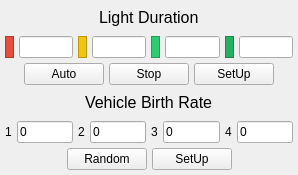
<?xml version="1.0" encoding="UTF-8"?>
<ui version="4.0">
 <class>SimulationControl</class>
 <widget class="QWidget" name="SimulationControl">
  <property name="geometry">
   <rect>
    <x>0</x>
    <y>0</y>
    <width>298</width>
    <height>175</height>
   </rect>
  </property>
  <property name="minimumSize">
   <size>
    <width>200</width>
    <height>100</height>
   </size>
  </property>
  <property name="maximumSize">
   <size>
    <width>298</width>
    <height>175</height>
   </size>
  </property>
  <property name="windowTitle">
   <string>Form</string>
  </property>
  <property name="styleSheet">
   <string notr="true"/>
  </property>
  <layout class="QVBoxLayout" name="verticalLayout">
   <property name="spacing">
    <number>5</number>
   </property>
   <property name="leftMargin">
    <number>5</number>
   </property>
   <property name="topMargin">
    <number>5</number>
   </property>
   <property name="rightMargin">
    <number>5</number>
   </property>
   <property name="bottomMargin">
    <number>5</number>
   </property>
   <item>
    <layout class="QHBoxLayout" name="horizontalLayout_3">
     <item>
      <spacer name="horizontalSpacer">
       <property name="orientation">
        <enum>Qt::Horizontal</enum>
       </property>
       <property name="sizeHint" stdset="0">
        <size>
         <width>40</width>
         <height>20</height>
        </size>
       </property>
      </spacer>
     </item>
     <item>
      <widget class="QLabel" name="m_light_duration_label">
       <property name="frameShape">
        <enum>QFrame::NoFrame</enum>
       </property>
       <property name="text">
        <string>&lt;html&gt;&lt;head/&gt;&lt;body&gt;&lt;p&gt;&lt;span style=&quot; font-size:12pt;&quot;&gt;Light Duration&lt;/span&gt;&lt;/p&gt;&lt;/body&gt;&lt;/html&gt;</string>
       </property>
      </widget>
     </item>
     <item>
      <spacer name="horizontalSpacer_2">
       <property name="orientation">
        <enum>Qt::Horizontal</enum>
       </property>
       <property name="sizeHint" stdset="0">
        <size>
         <width>40</width>
         <height>20</height>
        </size>
       </property>
      </spacer>
     </item>
    </layout>
   </item>
   <item>
    <layout class="QHBoxLayout" name="horizontalLayout">
     <item>
      <widget class="QLabel" name="m_red_label">
       <property name="autoFillBackground">
        <bool>false</bool>
       </property>
       <property name="styleSheet">
        <string notr="true">background-color: rgb(231, 76, 60);</string>
       </property>
       <property name="frameShape">
        <enum>QFrame::StyledPanel</enum>
       </property>
       <property name="frameShadow">
        <enum>QFrame::Plain</enum>
       </property>
       <property name="text">
        <string/>
       </property>
      </widget>
     </item>
     <item>
      <widget class="QLineEdit" name="m_red"/>
     </item>
     <item>
      <widget class="QLabel" name="m_yellow_label">
       <property name="autoFillBackground">
        <bool>false</bool>
       </property>
       <property name="styleSheet">
        <string notr="true">background-color: rgb(241, 196, 15);</string>
       </property>
       <property name="frameShape">
        <enum>QFrame::StyledPanel</enum>
       </property>
       <property name="text">
        <string/>
       </property>
       <property name="scaledContents">
        <bool>false</bool>
       </property>
      </widget>
     </item>
     <item>
      <widget class="QLineEdit" name="m_yellow"/>
     </item>
     <item>
      <widget class="QLabel" name="m_green_label">
       <property name="styleSheet">
        <string notr="true">background-color: rgb(46, 204, 113);</string>
       </property>
       <property name="frameShape">
        <enum>QFrame::StyledPanel</enum>
       </property>
       <property name="text">
        <string/>
       </property>
      </widget>
     </item>
     <item>
      <widget class="QLineEdit" name="m_green"/>
     </item>
     <item>
      <widget class="QLabel" name="m_green_label_2">
       <property name="styleSheet">
        <string notr="true">background-color: rgb(39, 174, 96);</string>
       </property>
       <property name="frameShape">
        <enum>QFrame::StyledPanel</enum>
       </property>
       <property name="text">
        <string/>
       </property>
      </widget>
     </item>
     <item>
      <widget class="QLineEdit" name="m_green_2"/>
     </item>
    </layout>
   </item>
   <item>
    <layout class="QHBoxLayout" name="horizontalLayout_4">
     <item>
      <spacer name="horizontalSpacer_3">
       <property name="orientation">
        <enum>Qt::Horizontal</enum>
       </property>
       <property name="sizeHint" stdset="0">
        <size>
         <width>40</width>
         <height>20</height>
        </size>
       </property>
      </spacer>
     </item>
     <item>
      <widget class="QPushButton" name="m_auto_traffic">
       <property name="text">
        <string>Auto</string>
       </property>
      </widget>
     </item>
     <item>
      <widget class="QPushButton" name="m_stop">
       <property name="text">
        <string>Stop</string>
       </property>
      </widget>
     </item>
     <item>
      <widget class="QPushButton" name="m_setup_button">
       <property name="text">
        <string>SetUp</string>
       </property>
      </widget>
     </item>
     <item>
      <spacer name="horizontalSpacer_4">
       <property name="orientation">
        <enum>Qt::Horizontal</enum>
       </property>
       <property name="sizeHint" stdset="0">
        <size>
         <width>40</width>
         <height>20</height>
        </size>
       </property>
      </spacer>
     </item>
    </layout>
   </item>
   <item>
    <layout class="QHBoxLayout" name="horizontalLayout_5">
     <item>
      <spacer name="horizontalSpacer_5">
       <property name="orientation">
        <enum>Qt::Horizontal</enum>
       </property>
       <property name="sizeHint" stdset="0">
        <size>
         <width>40</width>
         <height>20</height>
        </size>
       </property>
      </spacer>
     </item>
     <item>
      <widget class="QLabel" name="m_birth_rate_clabel">
       <property name="frameShape">
        <enum>QFrame::NoFrame</enum>
       </property>
       <property name="text">
        <string>&lt;html&gt;&lt;head/&gt;&lt;body&gt;&lt;p&gt;&lt;span style=&quot; font-size:12pt;&quot;&gt;Vehicle Birth Rate&lt;/span&gt;&lt;/p&gt;&lt;/body&gt;&lt;/html&gt;</string>
       </property>
      </widget>
     </item>
     <item>
      <spacer name="horizontalSpacer_6">
       <property name="orientation">
        <enum>Qt::Horizontal</enum>
       </property>
       <property name="sizeHint" stdset="0">
        <size>
         <width>40</width>
         <height>20</height>
        </size>
       </property>
      </spacer>
     </item>
    </layout>
   </item>
   <item>
    <layout class="QHBoxLayout" name="horizontalLayout_2">
     <item>
      <widget class="QLabel" name="m_1_label">
       <property name="text">
        <string>1</string>
       </property>
      </widget>
     </item>
     <item>
      <widget class="QLineEdit" name="m_road_1">
       <property name="inputMask">
        <string/>
       </property>
       <property name="text">
        <string>0</string>
       </property>
      </widget>
     </item>
     <item>
      <widget class="QLabel" name="m_2_label">
       <property name="text">
        <string>2</string>
       </property>
      </widget>
     </item>
     <item>
      <widget class="QLineEdit" name="m_road_2">
       <property name="text">
        <string>0</string>
       </property>
      </widget>
     </item>
     <item>
      <widget class="QLabel" name="m_3_label">
       <property name="text">
        <string>3</string>
       </property>
      </widget>
     </item>
     <item>
      <widget class="QLineEdit" name="m_road_3">
       <property name="text">
        <string>0</string>
       </property>
      </widget>
     </item>
     <item>
      <widget class="QLabel" name="m_4_label">
       <property name="text">
        <string>4</string>
       </property>
      </widget>
     </item>
     <item>
      <widget class="QLineEdit" name="m_road_4">
       <property name="text">
        <string>0</string>
       </property>
      </widget>
     </item>
    </layout>
   </item>
   <item>
    <layout class="QHBoxLayout" name="horizontalLayout_6">
     <item>
      <spacer name="horizontalSpacer_8">
       <property name="orientation">
        <enum>Qt::Horizontal</enum>
       </property>
       <property name="sizeHint" stdset="0">
        <size>
         <width>40</width>
         <height>20</height>
        </size>
       </property>
      </spacer>
     </item>
     <item>
      <widget class="QPushButton" name="m_random_birth">
       <property name="text">
        <string>Random</string>
       </property>
      </widget>
     </item>
     <item>
      <widget class="QPushButton" name="m_setup_birth_rate_button">
       <property name="text">
        <string>SetUp</string>
       </property>
      </widget>
     </item>
     <item>
      <spacer name="horizontalSpacer_7">
       <property name="orientation">
        <enum>Qt::Horizontal</enum>
       </property>
       <property name="sizeHint" stdset="0">
        <size>
         <width>40</width>
         <height>20</height>
        </size>
       </property>
      </spacer>
     </item>
    </layout>
   </item>
  </layout>
 </widget>
 <resources/>
 <connections/>
</ui>
